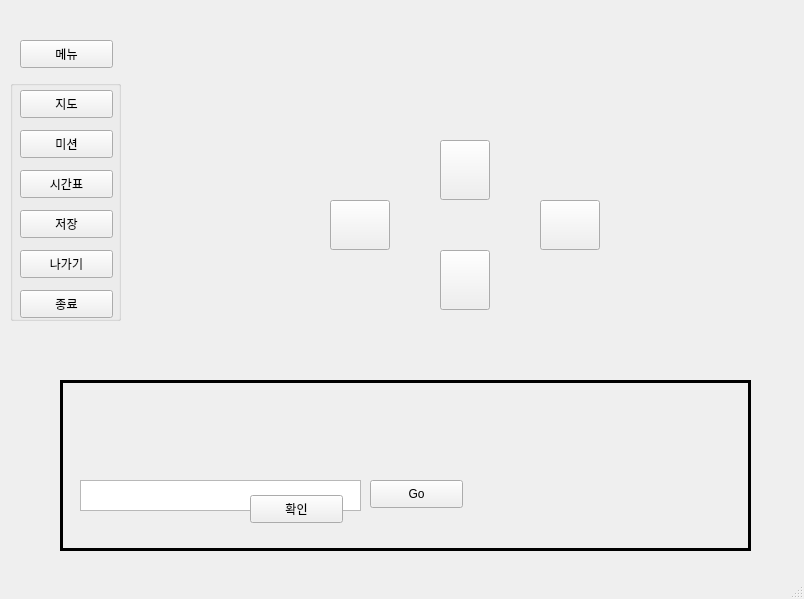
<?xml version="1.0" encoding="UTF-8"?>
<ui version="4.0">
 <class>SSG</class>
 <widget class="QMainWindow" name="SSG">
  <property name="geometry">
   <rect>
    <x>0</x>
    <y>0</y>
    <width>804</width>
    <height>599</height>
   </rect>
  </property>
  <property name="windowTitle">
   <string>SSG</string>
  </property>
  <widget class="QWidget" name="centralwidget">
   <widget class="QPushButton" name="menu">
    <property name="geometry">
     <rect>
      <x>20</x>
      <y>40</y>
      <width>93</width>
      <height>28</height>
     </rect>
    </property>
    <property name="text">
     <string>메뉴</string>
    </property>
   </widget>
   <widget class="QGroupBox" name="menuBox">
    <property name="geometry">
     <rect>
      <x>10</x>
      <y>80</y>
      <width>111</width>
      <height>241</height>
     </rect>
    </property>
    <property name="title">
     <string/>
    </property>
    <widget class="QPushButton" name="map">
     <property name="geometry">
      <rect>
       <x>10</x>
       <y>10</y>
       <width>93</width>
       <height>28</height>
      </rect>
     </property>
     <property name="text">
      <string>지도</string>
     </property>
    </widget>
    <widget class="QPushButton" name="mission">
     <property name="geometry">
      <rect>
       <x>10</x>
       <y>50</y>
       <width>93</width>
       <height>28</height>
      </rect>
     </property>
     <property name="text">
      <string>미션</string>
     </property>
    </widget>
    <widget class="QPushButton" name="save">
     <property name="geometry">
      <rect>
       <x>10</x>
       <y>130</y>
       <width>93</width>
       <height>28</height>
      </rect>
     </property>
     <property name="text">
      <string>저장</string>
     </property>
    </widget>
    <widget class="QPushButton" name="exit">
     <property name="geometry">
      <rect>
       <x>10</x>
       <y>210</y>
       <width>93</width>
       <height>28</height>
      </rect>
     </property>
     <property name="text">
      <string>종료</string>
     </property>
    </widget>
    <widget class="QPushButton" name="time">
     <property name="geometry">
      <rect>
       <x>10</x>
       <y>90</y>
       <width>93</width>
       <height>28</height>
      </rect>
     </property>
     <property name="text">
      <string>시간표</string>
     </property>
    </widget>
    <widget class="QPushButton" name="out_btn">
     <property name="geometry">
      <rect>
       <x>10</x>
       <y>170</y>
       <width>93</width>
       <height>28</height>
      </rect>
     </property>
     <property name="text">
      <string>나가기</string>
     </property>
    </widget>
   </widget>
   <widget class="QLabel" name="chat">
    <property name="geometry">
     <rect>
      <x>60</x>
      <y>380</y>
      <width>691</width>
      <height>171</height>
     </rect>
    </property>
    <property name="frameShape">
     <enum>QFrame::Box</enum>
    </property>
    <property name="lineWidth">
     <number>3</number>
    </property>
    <property name="midLineWidth">
     <number>3</number>
    </property>
    <property name="text">
     <string/>
    </property>
   </widget>
   <widget class="QLabel" name="img_label">
    <property name="geometry">
     <rect>
      <x>150</x>
      <y>20</y>
      <width>631</width>
      <height>351</height>
     </rect>
    </property>
    <property name="text">
     <string/>
    </property>
   </widget>
   <widget class="QPushButton" name="upBtn">
    <property name="geometry">
     <rect>
      <x>440</x>
      <y>140</y>
      <width>50</width>
      <height>60</height>
     </rect>
    </property>
    <property name="text">
     <string/>
    </property>
    <property name="icon">
     <iconset>
      <normaloff>../../../../Downloads/free-icon-straight-up-arrow-56749.png</normaloff>../../../../Downloads/free-icon-straight-up-arrow-56749.png</iconset>
    </property>
    <property name="iconSize">
     <size>
      <width>50</width>
      <height>50</height>
     </size>
    </property>
   </widget>
   <widget class="QPushButton" name="downBtn">
    <property name="geometry">
     <rect>
      <x>440</x>
      <y>250</y>
      <width>50</width>
      <height>60</height>
     </rect>
    </property>
    <property name="text">
     <string/>
    </property>
    <property name="icon">
     <iconset>
      <normalon>../../../../Downloads/free-icon-down-arrow-58927.png</normalon>
     </iconset>
    </property>
    <property name="iconSize">
     <size>
      <width>50</width>
      <height>50</height>
     </size>
    </property>
   </widget>
   <widget class="QTextEdit" name="textEdit">
    <property name="geometry">
     <rect>
      <x>80</x>
      <y>480</y>
      <width>281</width>
      <height>31</height>
     </rect>
    </property>
   </widget>
   <widget class="QPushButton" name="goBtn">
    <property name="geometry">
     <rect>
      <x>370</x>
      <y>480</y>
      <width>93</width>
      <height>28</height>
     </rect>
    </property>
    <property name="text">
     <string>Go</string>
    </property>
   </widget>
   <widget class="QPushButton" name="rightBtn">
    <property name="geometry">
     <rect>
      <x>540</x>
      <y>200</y>
      <width>60</width>
      <height>50</height>
     </rect>
    </property>
    <property name="text">
     <string/>
    </property>
    <property name="icon">
     <iconset>
      <normaloff>../../../../Downloads/free-icon-straight-right-arrow-57116.png</normaloff>../../../../Downloads/free-icon-straight-right-arrow-57116.png</iconset>
    </property>
    <property name="iconSize">
     <size>
      <width>50</width>
      <height>50</height>
     </size>
    </property>
   </widget>
   <widget class="QPushButton" name="leftBtn">
    <property name="geometry">
     <rect>
      <x>330</x>
      <y>200</y>
      <width>60</width>
      <height>50</height>
     </rect>
    </property>
    <property name="text">
     <string/>
    </property>
    <property name="icon">
     <iconset>
      <normaloff>../../../../Downloads/free-icon-directional-left-arrow-symbol-56911.png</normaloff>../../../../Downloads/free-icon-directional-left-arrow-symbol-56911.png</iconset>
    </property>
    <property name="iconSize">
     <size>
      <width>50</width>
      <height>50</height>
     </size>
    </property>
   </widget>
   <widget class="QPushButton" name="finishBtn">
    <property name="geometry">
     <rect>
      <x>250</x>
      <y>495</y>
      <width>93</width>
      <height>28</height>
     </rect>
    </property>
    <property name="text">
     <string>확인</string>
    </property>
   </widget>
  </widget>
  <widget class="QStatusBar" name="statusbar"/>
 </widget>
 <resources/>
 <connections/>
</ui>
